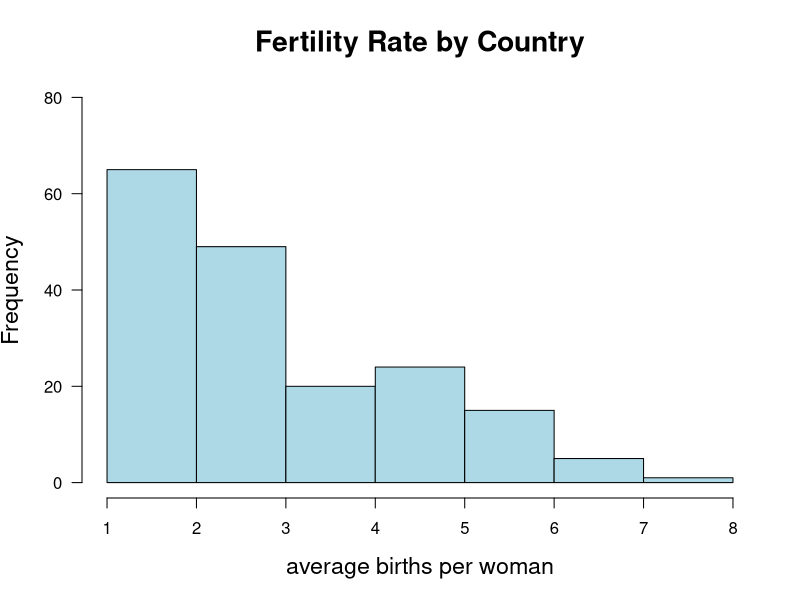

Source code (R):
## ----histogram, fig.width = 7, fig.height = 5----------------------------
x <- read.csv("countries2012.csv")
hist(x$TFR, breaks = seq(from = 1, to = 8), col = "lightblue",
     main = "Fertility Rate by Country",
     xlab = "average births per woman",
     xlim = c(1,8), ylim = c(0,80),
     cex.main = 1.7, cex.lab = 1.4, las = 1)

